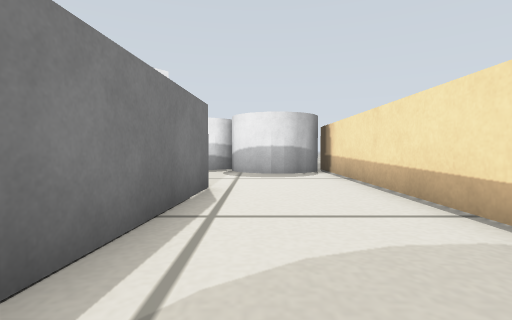
[1] (above)

14 first-person views from a walk through a world built for the Gazebo simulator. The camera is 0.18 m above the floor, tilts 2° down and sees 85° across. The floor is counted in squares, 0.25 m on a side. Each view is taken from the middle of a square. On the plan, view 1 faces up. The plan holds only what a view shows up to about 9 squares ahead; the rest is blank.

[2]
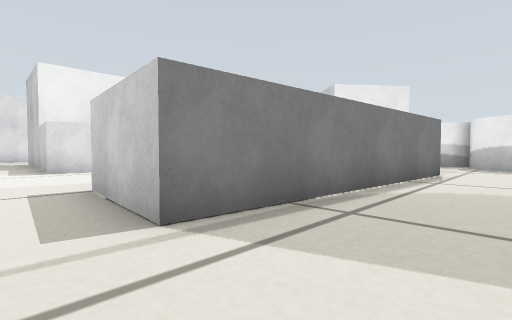

[3]
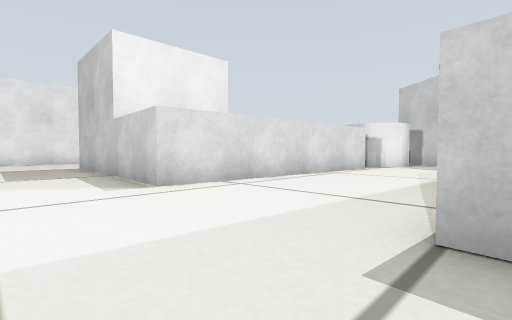

[4]
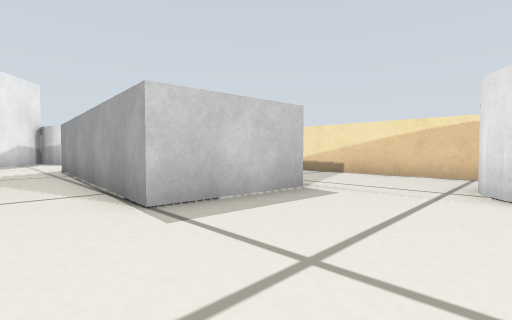

[5]
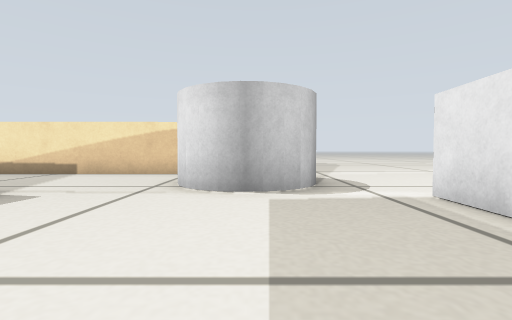

[6]
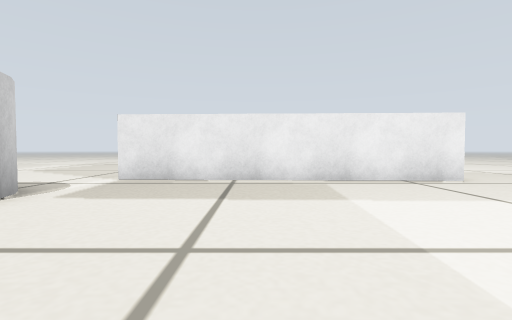

[7]
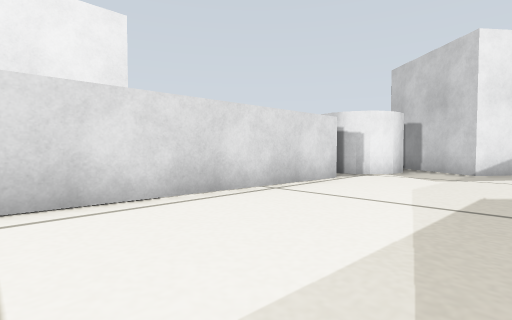

[8]
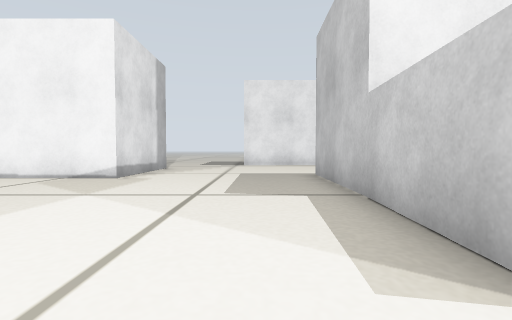

[9]
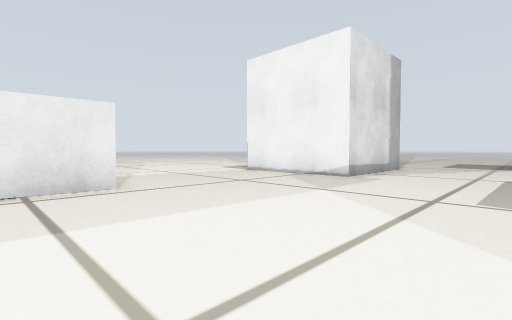

[10]
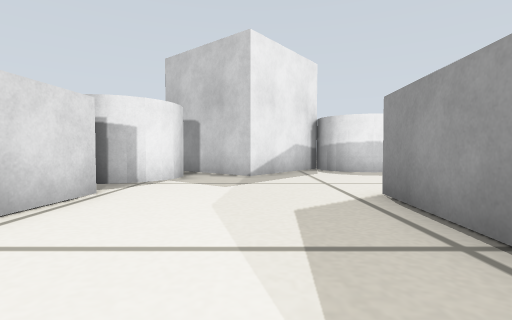

[11]
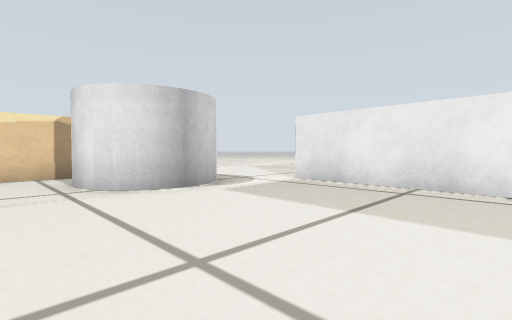

[12]
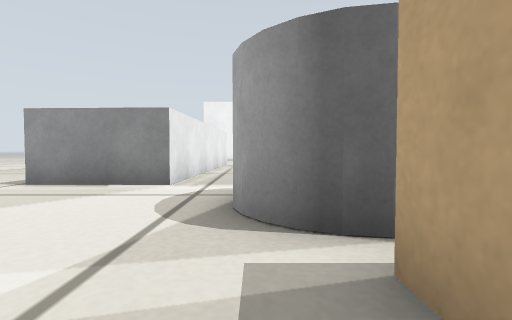

[13]
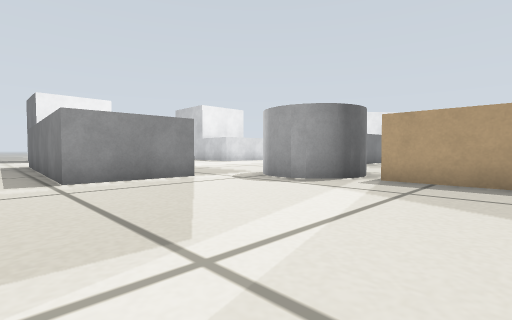

[14]
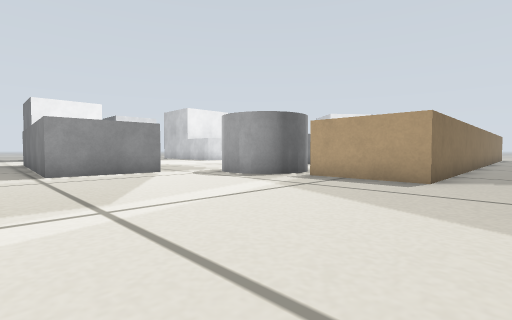

### Floor plan
Key: @ floor where view 1 was taken; # wall or solid block; . floor; C grey cylinder; B grey box.
Columns run from 19 left of view 1 to 7 right of it. Each row starts with its distance up from view 1.
 10            BBBB.CC
  9            CBB.....CCC
  8            C..... ....#
  7          CC...... ....#
  6           B.....  ....#
  5           B....B  B...#
  4           B....B  B...#
  3           B....B  B...#
  2        B  B....B  B...#
  1        B  B....B  B...#
  0        B  B....B  B@..#
 -1        B  B....B  B...#
 -2   .BBBBBBBB....B B....#
 -3   ..............BB....###.
 -4  .....................###..
 -5 ...................C..###..
 -6 ..................CCC.###..
 -7  .................C CC###..
 -8   BBB.............CCC......
 -9     B......................
-10     B....BBBBBBBBB.........
-11      ....        B.........
-12       ...    B   B.........
-13        ..    .BBBB.........
-14               .............

Where each view was taken, in squares from view 1:
view 1: 0 up, 0 right, facing up
view 2: 4 down, 1 right, facing up-left
view 3: 5 down, 4 left, facing up-left
view 4: 6 down, 6 left, facing up-right
view 5: 7 down, 6 left, facing right
view 6: 3 down, 5 left, facing down
view 7: 1 down, 5 left, facing up-left
view 8: 4 down, 8 left, facing left
view 9: 4 down, 8 left, facing down-left
view 10: 1 up, 6 left, facing up
view 11: 4 down, 6 left, facing down-right
view 12: 8 down, 4 right, facing left
view 13: 14 down, 5 right, facing up-left
view 14: 14 down, 7 right, facing up-left
